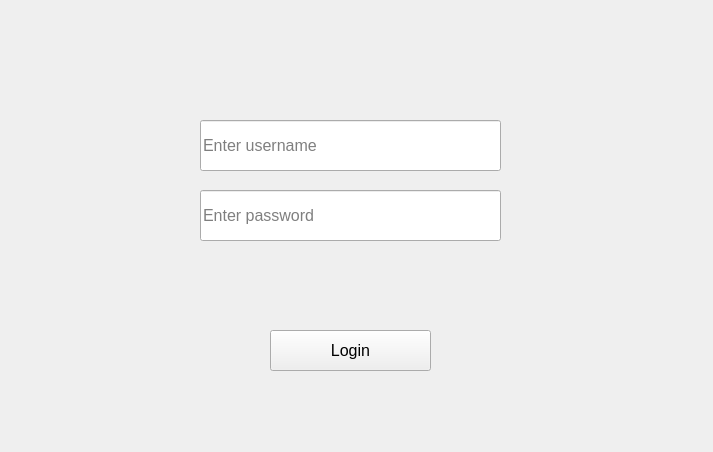
<?xml version="1.0" encoding="UTF-8"?>
<ui version="4.0">
 <class>Form</class>
 <widget class="QWidget" name="Form">
  <property name="geometry">
   <rect>
    <x>0</x>
    <y>0</y>
    <width>713</width>
    <height>452</height>
   </rect>
  </property>
  <property name="font">
   <font>
    <pointsize>12</pointsize>
   </font>
  </property>
  <property name="windowTitle">
   <string>Form</string>
  </property>
  <widget class="QLineEdit" name="lineEdit_2">
   <property name="geometry">
    <rect>
     <x>200</x>
     <y>120</y>
     <width>301</width>
     <height>51</height>
    </rect>
   </property>
   <property name="placeholderText">
    <string>Enter username</string>
   </property>
  </widget>
  <widget class="QLabel" name="label">
   <property name="enabled">
    <bool>true</bool>
   </property>
   <property name="geometry">
    <rect>
     <x>80</x>
     <y>260</y>
     <width>571</width>
     <height>51</height>
    </rect>
   </property>
   <property name="text">
    <string/>
   </property>
  </widget>
  <widget class="QLineEdit" name="lineEdit_3">
   <property name="geometry">
    <rect>
     <x>200</x>
     <y>190</y>
     <width>301</width>
     <height>51</height>
    </rect>
   </property>
   <property name="echoMode">
    <enum>QLineEdit::Password</enum>
   </property>
   <property name="placeholderText">
    <string>Enter password</string>
   </property>
  </widget>
  <widget class="QPushButton" name="pushButton">
   <property name="geometry">
    <rect>
     <x>270</x>
     <y>330</y>
     <width>161</width>
     <height>41</height>
    </rect>
   </property>
   <property name="text">
    <string>Login</string>
   </property>
  </widget>
 </widget>
 <resources/>
 <connections/>
</ui>
